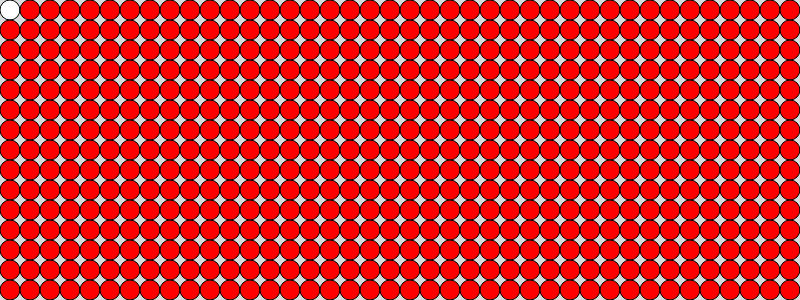
Frame 1 (no input)
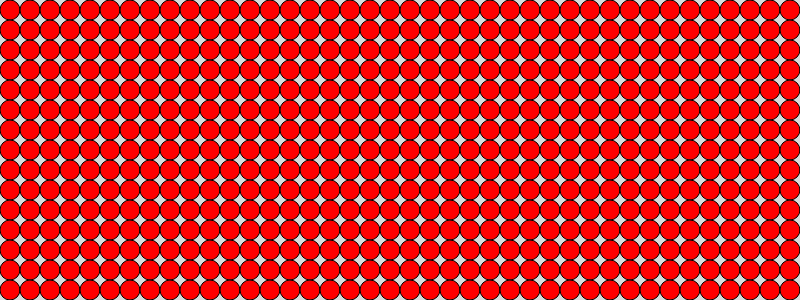
Frame 60 (no input)
Frame 120 (the mouse pressed at the canvas centre since frame 60): identical to frame 60, image omitted

The p5.js sketch that drew these frames (run headless with seeded random() and noise() and a simulated clock; from frame 60 on, the mouse is pressed at the canvas centre):

// p5.js sketch
// ── sketch.js
function setup() {
  createCanvas(800, 300);
}
function draw () {
  background(220);
  stroke(0);

  for (let x= 10; x<=800; x += 20) {
      for(let y = 10; y <= 300; y+=20){
          circle(x, y, 20);
          fill(255, 0, 0);
      }
  }
}
